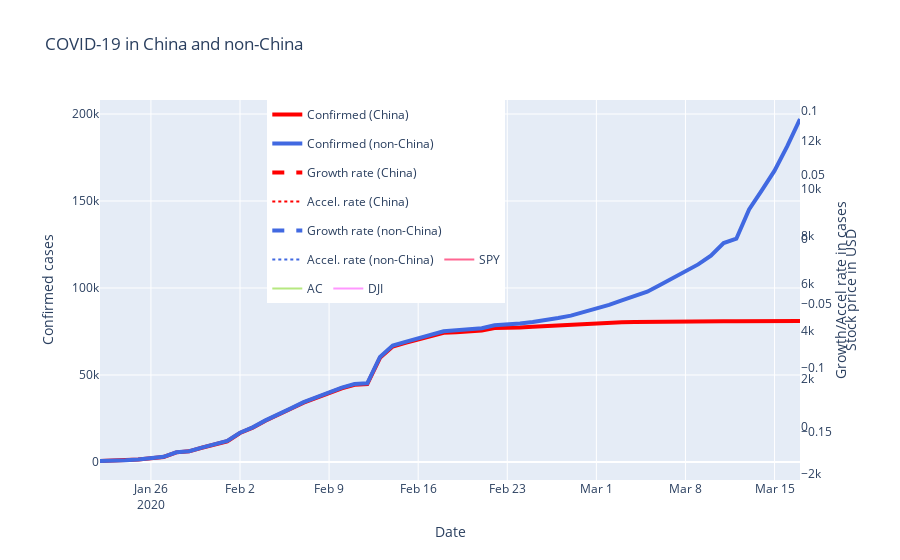

The code cell stored with this chart in its notebook:
### Markdown cell above
## Plot

### Code cell
# Show fig
import plotly.express as px
import plotly.graph_objects as go

colorSequence = ["red", "royalblue"]

layout = go.Layout(title="COVID-19 in China and non-China", margin={"l": 100, "r": 100},
                   colorway=["#287D95", "#EF533B"], legend={"x": 0.7, "y": 1, 'orientation': "h"},
                   yaxis={'title': 'Stock price in USD', 'overlaying': 'y', 'side': 'right', "showgrid": False},                   
                   yaxis2={'title': 'Growth/Accel rate in cases', 'overlaying': 'y', 'side': 'right', "showgrid": False},
                   yaxis3={'title': 'Confirmed cases'},
                   xaxis={"title": "Date"},
                   height=1000)

chinaColor = colorSequence[0]
nonChinaColor = colorSequence[1]

# Only plot 'confirmed', since we can't control the dashed lines and second-axes using Plotly Express
trace_confirmed_china = go.Scatter(x=df_china_prepared['date'], 
                                y=df_china_prepared['confirmed'], 
                                name='Confirmed (China)',
                                line=dict(color=chinaColor, 
                                          width=4), 
                                yaxis="y3")

trace_confirmed_non_china = go.Scatter(x=df_non_china_prepared['date'], 
                                y=df_non_china_prepared['confirmed'], 
                                name='Confirmed (non-China)',
                                line=dict(color=nonChinaColor, 
                                          width=4), 
                                yaxis="y3")

# Reset index
df_non_china_flattened = df_non_china.reset_index()

# Add growth rate
trace_growth_china = go.Scatter(x=df_china['date'], 
                                y=df_china['growth_rate'], 
                                name='Growth rate (China)',
                                line=dict(color=chinaColor, 
                                          width=4, 
                                          dash='dash'), 
                                yaxis="y2")
trace_growth_non_china = go.Scatter(x=df_non_china_flattened['date'], 
                                    y=df_non_china_flattened['growth_rate'], 
                                    name='Growth rate (non-China)',
                                    line=dict(color=nonChinaColor, 
                                              width=4, 
                                              dash='dash'), 
                                    yaxis="y2")

# Add acceleration rate
trace_accel_china = go.Scatter(x=df_china['date'], 
                               y=df_china['acceleration_rate'], 
                               name='Accel. rate (China)',
                         line=dict(color=chinaColor, 
                                   width=2, 
                                   dash='dot'), 
                               yaxis="y2")

trace_accel_non_china = go.Scatter(x=df_non_china_flattened['date'], 
                                   y=df_non_china_flattened['acceleration_rate'], 
                                   name='Accel. rate (non-China)',
                         line=dict(color=nonChinaColor, 
                                   width=2, 
                                   dash='dot'), 
                                   yaxis="y2")

traces_stocks = px.line(stocks, 
                           x='Date', 
                           y='Close % Change', 
                           color='Ticker',
                           color_discrete_map=colorMap,).data

# Combine to make a tuple
traces_combined = (trace_confirmed_china, trace_confirmed_non_china, trace_growth_china, trace_accel_china, trace_growth_non_china, trace_accel_non_china,) + traces_stocks
fig = go.Figure(data=traces_combined, layout=layout)
fig.show()
